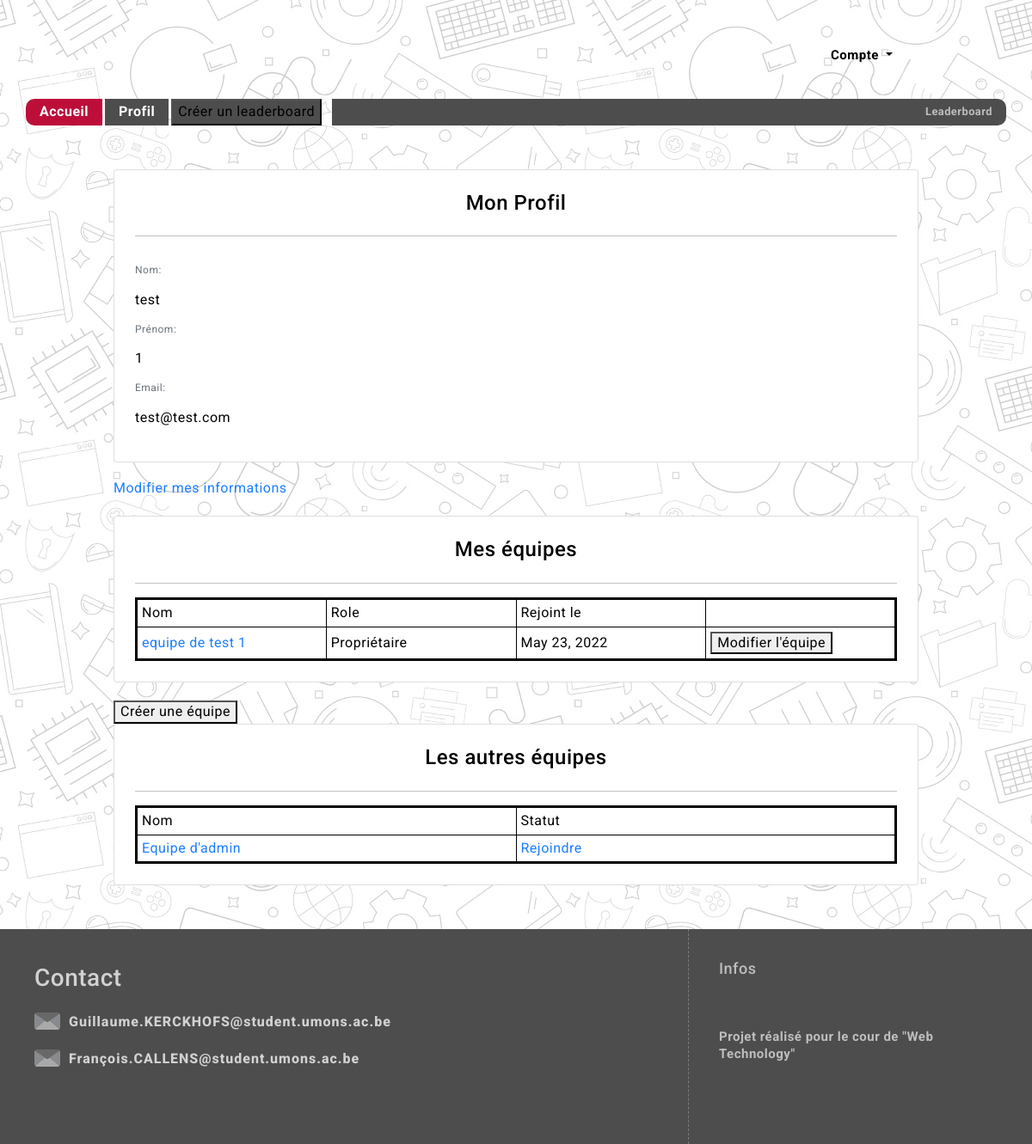
Page /profil/ (signed in) on the earlier database version.
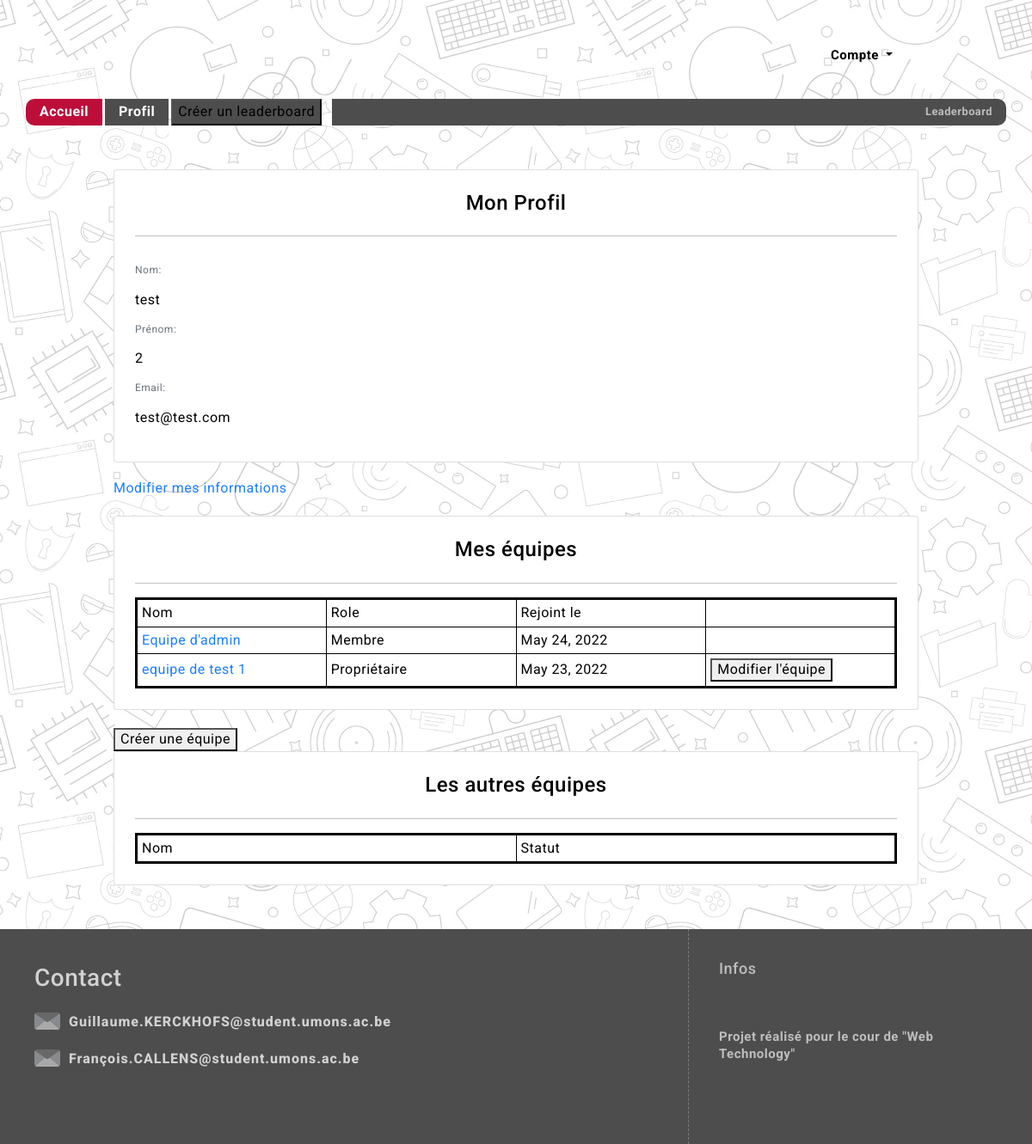
Same page on the later database version.
### users/models.py (models this page shows, shortened)
class CustomUser(AbstractBaseUser, PermissionsMixin):
    user_name = models.CharField(max_length=150, unique=True)
    email = models.EmailField( unique=True)
    first_name = models.CharField(max_length=150, blank=True)
    last_name = models.CharField(max_length=150, blank=True)
    is_dev = models.BooleanField(default=False)
    is_staff = models.BooleanField(default=False)
    is_active = models.BooleanField(default=True,editable=False)
    objects = CustomAccountManager()
    USERNAME_FIELD = 'user_name'
    REQUIRED_FIELDS = ['email', 'first_name','last_name']

class Membership(models.Model):
    OWNER = 1
    ADMIN = 2
    MEMBER = 3
    PENDING = 4
    ROLE_CHOICES = (
        (OWNER, 'Propriétaire'),
        (ADMIN, 'Admin'),
        (MEMBER, 'Membre'),
        (PENDING,'En attente')
    )
    member = models.ForeignKey(CustomUser, on_delete=models.CASCADE)
    team = models.ForeignKey(Team, on_delete=models.CASCADE)
    date_joined = models.DateField(default=datetime.now, blank=True)
    role = models.PositiveSmallIntegerField(choices=ROLE_CHOICES, default=PENDING)
    def getRole(self):
        if(self.role==1):
            return 'Propriétaire'
        elif(self.role==2):
            return 'Admin'
        elif(self.role==3):
            return 'Membre'
        else:
            return 'En attente'

class Team(models.Model):
    name=models.CharField(max_length=150, unique=True)
    members=models.ManyToManyField(CustomUser,through="Membership")

### gui/views.py (the view)
# urls.py: path("profil/",profil_view,name="profil"),
@login_required
def profil_view(request):
	user_team,waiting_team,other_team=getAllTeam(request.user)
	context = {'user_team': user_team,'waiting_team':waiting_team,'other_team':other_team}
	return render(request,'gui/HTML/profil.html',context)

### gui/views.py (called while the page is built)
def getAllTeam(user):
	membership=Membership.objects.all()
	team=Team.objects.all()
	waiting_team=[]
	user_team=[]
	other_team=[]
	for t in team:
		try:
			membership=Membership.objects.get(member=user,team=t)
			if membership:
				if membership.role==4:
					waiting_team.append(t)
					print(t.id)
				else:
					user_team.append(membership)
					print(t.id)
		except:
			other_team.append(t)
			print(t.id)
	return user_team,waiting_team,other_team

### templates/gui/HTML/Profil.html (shortened to what this page needs)
{% extends "gui/HTML/base.html" %}
{% load bootstrap5 %}
{% block content %}
        <div class="container" id="Informations">
                <div class="card p-4">
                    <h4 class="card-title font-weight-bold text-center">Mon Profil</h4>
                    <hr>
                    <div class="card-text">
                        <p class="text-muted mb-0" style="font-size: 12px">Nom:</p>
                        <p>{{ user.last_name }}</p>
                        <p class="text-muted mb-0" style="font-size: 12px">Prénom:</p>
                        <p>{{ user.first_name }}</p>
                        <p class="text-muted mb-0" style="font-size: 12px">Email:</p>
                        <p>{{ user.email }} </p>
                    </div>
                </div>
                <div>
                    <a href="/profil/edit">Modifier mes informations </a>
                </div>
            <div class="card p-4">
                <h4 class="card-title font-weight-bold text-center">Mes équipes</h4>
                <hr>
                <div class="card-text">
                    <table>
                        <tr>
                            <td>Nom</td>
                            <td>Role</td>
                            <td>Rejoint le</td>
                            <td>&nbsp</td>
                        </tr>
                        {% for t in user_team %}
                                <tr>
                                    <td><a href="{% url 'teamProfil' t.team.id %}">{{t.team.name}} </a> </td>
                                    <td> {{t.getRole}} </td>
                                    <td>  {{t.date_joined}}</td>
                                    <td>
                                        {% if t.role == 1 %}
                                        <button hx-get="{% url 'updateTeam' team_id=t.team.id%}" hx-target="#dialog">Modifier l'équipe </button></td>
                                        {% endif %}
                                </tr>
                        {% endfor %}
                    </table>
                </div>
            </div>
            <div>
                <button hx-get="{% url 'createTeam' %}" hx-target="#dialog">
                    Créer une équipe                  </button>
            </div>
            <div class="card p-4">
                <h4 class="card-title font-weight-bold text-center">Les autres équipes</h4>
                <hr>
                <div class="card-text">
                    <table>
                        <tr>
                            <td>Nom</td>
                            <td>Statut</td>
                        </tr>
                        {% for t in other_team %}
                                <tr>
                                    <td><a href="{% url 'teamProfil' t.id %}">{{t.name}} </a> </td>
                                    <td><a href="{% url 'joinTeam' team_id=t.id %}">Rejoindre</a></td>
                                </tr>
                        {% endfor %}
                    </table>
                </div>
            </div>
        </div>
{% endblock %}

Differences in the rows shown:
no longer on this page (row unchanged): Team: name "Equipe d'admin"
changed CustomUser "test": first_name "1" → "2"
added Membership: team.name "Equipe d'admin", getRole "Membre", date_joined "May 24, 2022"
